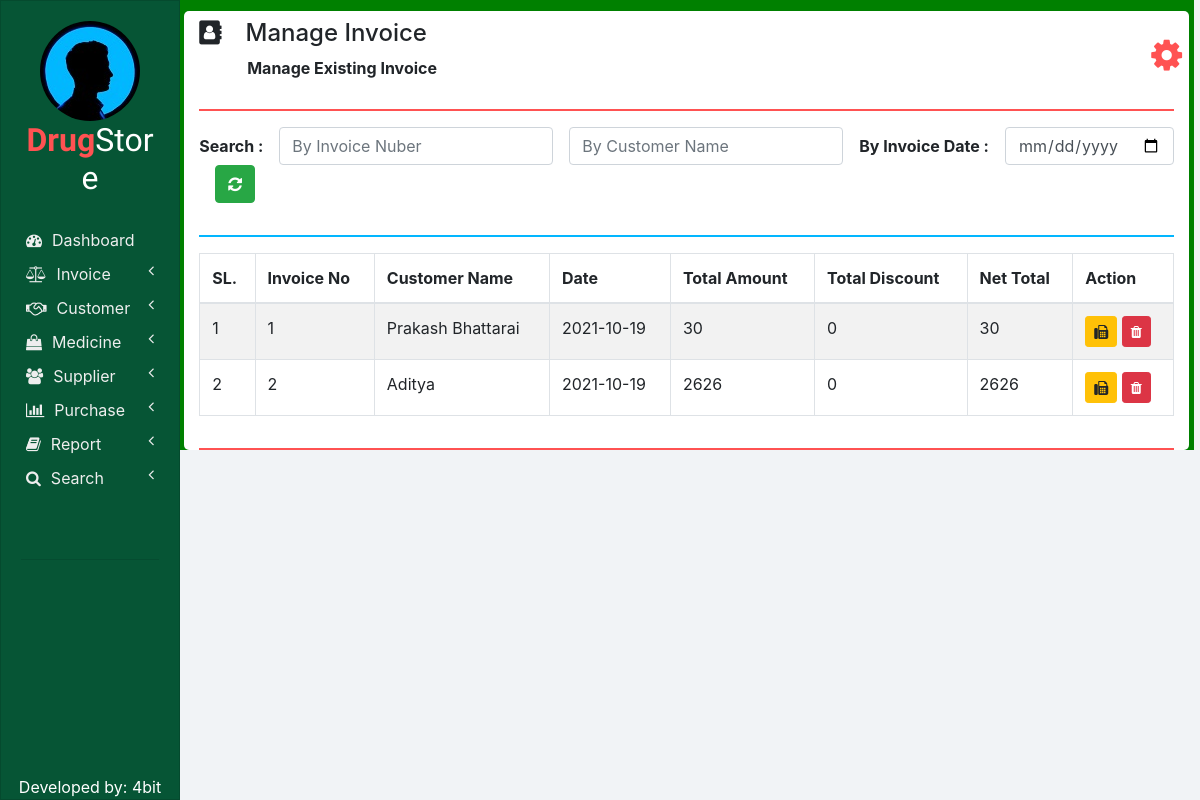
/manage_invoice.php, run on an earlier commit of the app's database.
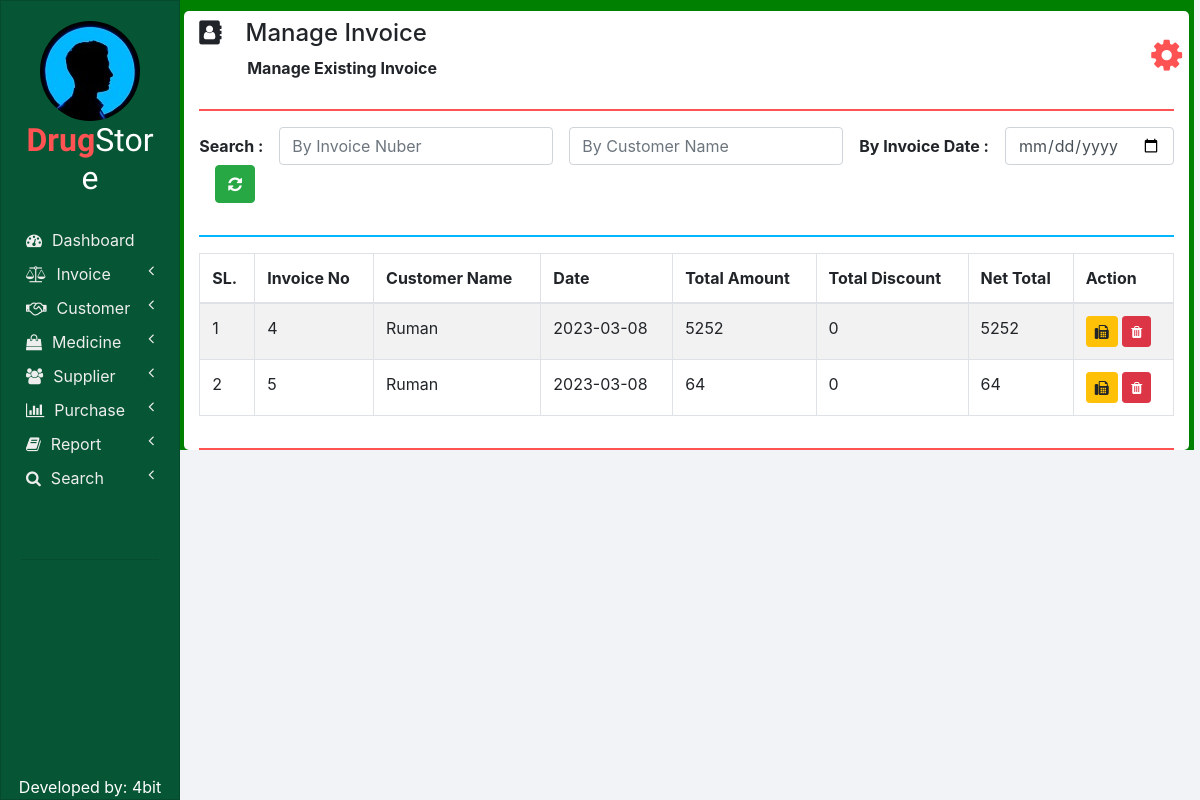
And on a later commit of the database.
### tables this page shows
CREATE TABLE `invoices` (
  `INVOICE_ID` int(11) NOT NULL,
  `NET_TOTAL` double NOT NULL DEFAULT 0,
  `INVOICE_DATE` date NOT NULL DEFAULT current_timestamp(),
  `CUSTOMER_ID` int(11) NOT NULL,
  `TOTAL_AMOUNT` double NOT NULL,
  `TOTAL_DISCOUNT` double NOT NULL
);

CREATE TABLE `customers` (
  `ID` int(11) NOT NULL,
  `NAME` varchar(20) NOT NULL,
  `CONTACT_NUMBER` varchar(20) NOT NULL,
  `ADDRESS` varchar(100) NOT NULL,
  `DOCTOR_NAME` varchar(20) NOT NULL,
  `DOCTOR_ADDRESS` varchar(100) NOT NULL
);

### php/manage_invoice.php (the view, shortened to what this page needs)
<?php
  function showInvoices() {
    require "db_connection.php";
    if($con) {
      $seq_no = 0;
      $query = "SELECT * FROM invoices INNER JOIN customers ON invoices.CUSTOMER_ID = customers.ID";
      $result = mysqli_query($con, $query);
      while($row = mysqli_fetch_array($result)) {
        $seq_no++;
        showInvoiceRow($seq_no, $row);
      }
    }
  }
  function showInvoiceRow($seq_no, $row) {
    ?>
    <tr>
      <td><?php echo $seq_no; ?></td>
      <td><?php echo $row['INVOICE_ID']; ?></td>
      <td><?php echo $row['NAME']; ?></td>
      <td><?php echo $row['INVOICE_DATE']; ?></td>
      <td><?php echo $row['TOTAL_AMOUNT']; ?></td>
      <td><?php echo $row['TOTAL_DISCOUNT']; ?></td>
      <td><?php echo $row['NET_TOTAL']; ?></td>
      <td>
        <button class="btn btn-warning btn-sm" onclick="printInvoice(<?php echo $row['INVOICE_ID']; ?>);">
          <i class="fa fa-fax"></i>
        </button>
        <button class="btn btn-danger btn-sm" onclick="deleteInvoice(<?php echo $row['INVOICE_ID']; ?>);">
          <i class="fa fa-trash"></i>
        </button>
      </td>
    </tr>
    <?php
  }
    ?>

What changed in the data, as far as the page shows it:
no longer on this page (row unchanged): invoices: seq_no "1", INVOICE_ID "1", CUSTOMER_ID.NAME "Prakash Bhattarai", INVOICE_DATE "2021-10-19", TOTAL_AMOUNT "30", TOTAL_DISCOUNT "0", NET_TOTAL "30"
no longer on this page (row unchanged): invoices: seq_no "2", INVOICE_ID "2", CUSTOMER_ID.NAME "Aditya", INVOICE_DATE "2021-10-19", TOTAL_AMOUNT "2626", TOTAL_DISCOUNT "0", NET_TOTAL "2626"
added invoices: seq_no "1", INVOICE_ID "4", CUSTOMER_ID.NAME "Ruman", INVOICE_DATE "2023-03-08", TOTAL_AMOUNT "5252", TOTAL_DISCOUNT "0", NET_TOTAL "5252"
added invoices: seq_no "2", INVOICE_ID "5", CUSTOMER_ID.NAME "Ruman", INVOICE_DATE "2023-03-08", TOTAL_AMOUNT "64", TOTAL_DISCOUNT "0", NET_TOTAL "64"
